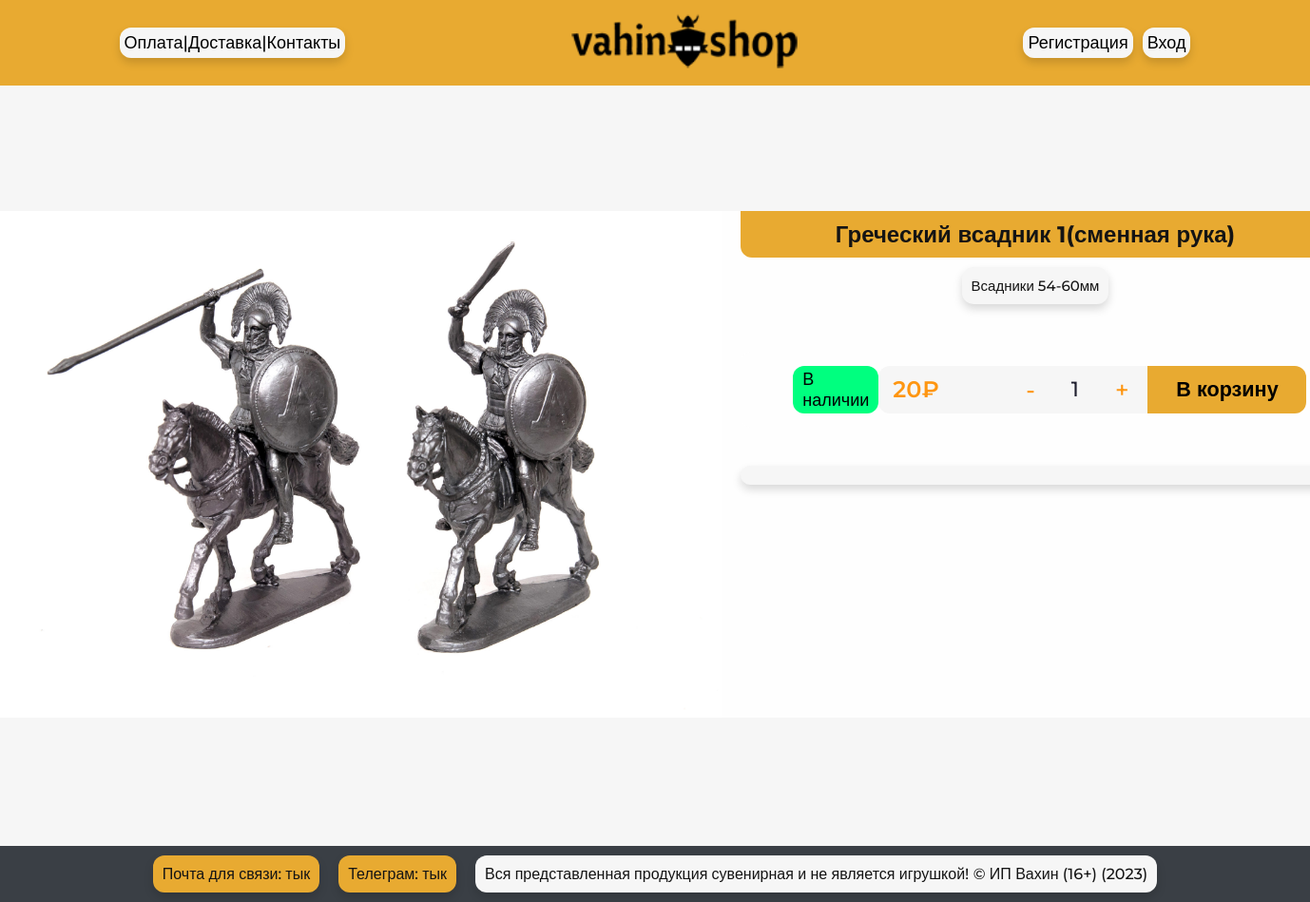
Page /5/grecheskij-vsadnik-1smennaya-ruka on the committed database.
### shop/models.py (models this page shows, shortened)
class Product(models.Model):
    category = models.ManyToManyField(Category, related_name='products')
    name = models.CharField(max_length=200, db_index=True)
    slug = models.SlugField(max_length=200, db_index=True)
    image = models.ImageField(upload_to='static/img/products/%Y', blank=False)
    description = models.TextField(blank=True)
    price = models.DecimalField(max_digits=10, decimal_places=0)
    stock = models.PositiveIntegerField()
    available = models.BooleanField(default=True)
    created = models.DateTimeField(auto_now_add=True)
    updated = models.DateTimeField(auto_now=True)
    class Meta:
        ordering = ('name',)
        verbose_name = 'Товар'
        verbose_name_plural = 'Товары'
        index_together = (('id', 'slug'), )

class Category(models.Model):
    name = models.CharField(max_length=200, db_index=True)
    slug = models.SlugField(max_length=200, db_index=True, unique=True)
    class Meta:
        ordering = ('name',)
        verbose_name = 'Категория'
        verbose_name_plural = 'Категории'
    def get_absolute_url(self):
        return reverse('shop:product_list_by_category',
                       args=[self.slug])

### shop/views.py (the view)
# urls.py: path('<int:id>/<slug:slug>', views.product_detail,
def product_detail(request, id, slug):
    product = get_object_or_404(Product,
                                id=id,
                                slug=slug,
                                available=True)
    cart_product_form = CartAddProductForm()
    return render(request, 'shop/product/detail.html', {'product': product, 'cart_product_form': cart_product_form})

### cart/forms.py
class CartAddProductForm(forms.Form):
    quantity = forms.TypedChoiceField(
                                choices=PRODUCT_QUANTITY_CHOICES,
                                coerce=int)
    update = forms.BooleanField(required=False,
                                initial=False,
                                widget=forms.HiddenInput)

### cart/context_processors.py (called while the page is built)
def cart(request):
    return {'cart': Cart(request)}

### shop/templates/shop/product/detail.html (shortened to what this page needs)
{% extends "shop/base.html" %}
{% load static %}
{% block content %}
<div class="card_full_container">
    <div class="card">
        <div class="card_full_img"><img
                src="{% if product.image %}{{ product.image.url }}{% else %}{% static 'img/img_null.png' %}{% endif %}"
                alt="Изображение товара" width="800" height="533"></div>
        <div class="card_full">
            <div class="card_item">
                <div class="card_full_name">{{ product.name }}</div>
                <div class="card_full_category">
                    {% for category in product.category.all %}
                    <a href="{{ category.get_absolute_url }}">{{ category.name }}</a>
                    {% endfor %}
                </div>
            </div>
            <div class="card_full_purchase">
                <div class="card_full_status">
                    {% if product.stock %}
                    <div class="card_full_true">
                        <p>В наличии</p>
                    </div>
                    {% else %}
                    <div class="card_full_false">
                        <p>Нет в наличии</p>
                    </div>
                    {% endif %}
                </div>
                <div class="card_container_purchase">
                    <div class="card_full_price">{{ product.price }}₽</div>
                    <div class="card_amount">
                        <button id="minus" onclick="counter(this,'{{product.id}}')"> -</button>
                        <input type="number" min="1" max="10000" step="1" value="1" id="amountCounter_{{product.id}}">
                        <button id="plus" onclick="counter(this,'{{product.id}}')"> +</button>
                    </div>
                    <div class="card_full_basket">
                        <button type="submit" onclick="fetchData('{{product.id}}')">В корзину</button>
                    </div>
                </div>
            </div>
            <div class="card_full_description">{{ product.description }}</div>
        </div>
    </div>
</div>
{% endblock %}

### static/css/main.css (style rules this page uses)
* { box-sizing: border-box; margin: 0; font-family: 'Montserrat', sans-serif !important; }
.card_full_container { width: 100%; height: 100vh; display: flex; flex-direction: column; justify-content: center; background-color: #f6f6f6; }
.card { width: 82.5%; display: flex; padding: 0; border-radius: 12px; margin-left: auto; margin-right: auto; justify-content: center; }
.card_full { width: 58%; height: 533px; font-weight: 400; font-size: 100%; background-color: #FEFEFE; border-top-right-radius: 12px; border-bottom-right-radius: 12px; }
.card_full_img { margin: 0px; padding: 0px; border-top-left-radius: 12px; border-bottom-left-radius: 12px; }
.card_full_img img { margin: 0px; padding: 0px; border-top-left-radius: 12px; border-bottom-left-radius: 12px; }
.card_full_name { height: fit-content; text-align: center; margin-left: 20px; margin-right: 20px; padding: 10px; border-bottom-left-radius: 12px; border-bottom-right-radius: 12px; background-color: #E8AA31; font-weight: 700; font-size: 150%; color: #141414; }
.card_full_category { display: flex; flex-wrap: wrap; justify-content: center; margin-left: 20px; margin-right: 20px; width: auto; }
.card_full_category a { text-decoration: none; font-size: 15px; font-weight: 500; color: #141414; margin: 10px; padding: 10px; border-radius: 12px; background-color: #f6f6f6; box-shadow: 0 5px 10px 0px rgba(0,0,0,0.15); }
.card_full_status { display: flex; width: fit-content; padding-left: 40px; }
.card_full_true p { height: 50px; font-size: 18px; font-weight: 500; padding: 10px; border-radius: 12px; background-color: #00FF7F; display: flex; align-items: center; }
.card_container_purchase { display: flex; padding-right: 40px; }
.card_amount, .card_mini_amount { display: flex; background-color: #f6f6f6; border-radius: 12px; }
.card_amount input[type="number"] { text-align: center; font-weight: 500; font-size: 22px; border: none; background-color: #f6f6f6; color: #202030; }
.card_amount button, .card_mini_amount button { color: #fe9611; background-color: #f6f6f6; border: none; font-weight: 500; font-size: 25px; cursor: pointer; }
#minus { padding: 10px 0px 10px 20px; }
#plus { padding: 10px 20px 10px 0px; }
.card_full_purchase { display: flex; justify-content: space-between; height: min-content; margin-left: 20px; margin-right: 20px; margin-top: 40px; margin-bottom: 40px; padding: 15px; border-radius: 12px; background-color: #FEFEFE; }
.card_full_price { font-weight: 600; font-size: 150%; color: #fe9611; width: 135px; height: 50px; padding-left: 15px; line-height: 50px; border-top-left-radius: 12px; border-bottom-left-radius: 12px; background-color: #f6f6f6; }
.card_full_basket button { width: 167px; height: 50px; font-size: 135%; font-weight: 700; border: none; border-top-right-radius: 12px; border-bottom-right-radius: 12px; background-color: #E8AA31; cursor: pointer; }
.card_full_description { margin-left: 20px; margin-right: 20px; font-size: 15px; font-weight: 500; color: #141414; padding: 10px; border-radius: 12px; background-color: #f6f6f6; box-shadow: 0 5px 10px 0px rgba(0,0,0,0.15); }

### rows in the picture
Product: image (picture), name "Греческий всадник 1(сменная рука)", price "20"
Category: name "Всадники 54-60мм"
